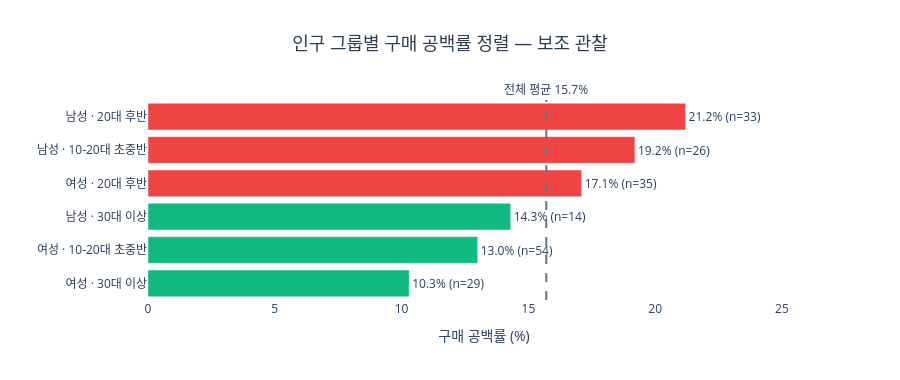

Notebook code cell kept with this figure:
### Code cell
# 6개 인구 그룹 정렬 막대 — 구매 공백률 순위 한눈에
cross_sorted = cross.reset_index().assign(
    group=lambda x: x['gender'] + ' · ' + x['age_3g']
).sort_values('구매 공백률', ascending=True)

OVERALL_GAP = (df['recency_bin'] == '3개월 초과').sum() / df['recency_bin'].notna().sum() * 100

fig = go.Figure()
fig.add_trace(go.Bar(
    x=cross_sorted['구매 공백률'],
    y=cross_sorted['group'],
    orientation='h',
    marker_color=['#EF4444' if v > OVERALL_GAP else '#10B981' for v in cross_sorted['구매 공백률']],
    text=[f'{r:.1f}% (n={int(n)})' for r, n in zip(cross_sorted['구매 공백률'], cross_sorted['n'])],
    textposition='outside'
))
fig.add_vline(x=OVERALL_GAP, line_dash='dash', line_color='#64748B',
              annotation_text=f'전체 평균 {OVERALL_GAP:.1f}%', annotation_position='top')
fig.update_layout(
    title=dict(text='인구 그룹별 구매 공백률 정렬 — 보조 관찰', x=0.5, xanchor='center', font=dict(size=18, color='#2c3e50')),
    xaxis_title='구매 공백률 (%)',
    yaxis_title='',
    xaxis=dict(range=[0, cross_sorted['구매 공백률'].max() * 1.25]),
    plot_bgcolor='white',
    height=380,
    showlegend=False
)
fig.show()

### Figure 1 — Plotly figure (JSON) as saved in the notebook; plotly's stock layout.template omitted (floating-point values rounded to 4 significant figures)
{"data": [{"marker": {"color": ["#10B981", "#10B981", "#10B981", "#EF4444", "#EF4444", "#EF4444"]}, "orientation": "h", "text": ["10.3% (n=29)", "13.0% (n=54)", "14.3% (n=14)", "17.1% (n=35)", "19.2% (n=26)", "21.2% (n=33)"], "textposition": "outside", "type": "bar", "x": [10.3, 13.0, 14.3, 17.1, 19.2, 21.2], "y": ["여성 · 30대 이상", "여성 · 10-20대 초중반", "남성 · 30대 이상", "여성 · 20대 후반", "남성 · 10-20대 초중반", "남성 · 20대 후반"]}], "layout": {"annotations": [{"showarrow": false, "text": "전체 평균 15.7%", "x": 15.71, "xanchor": "center", "xref": "x", "y": 1, "yanchor": "bottom", "yref": "y domain"}], "height": 380, "plot_bgcolor": "white", "shapes": [{"line": {"color": "#64748B", "dash": "dash"}, "type": "line", "x0": 15.71, "x1": 15.71, "xref": "x", "y0": 0, "y1": 1, "yref": "y domain"}], "showlegend": false, "title": {"font": {"color": "#2c3e50", "size": 18}, "text": "인구 그룹별 구매 공백률 정렬 — 보조 관찰", "x": 0.5, "xanchor": "center"}, "xaxis": {"range": [0, 26.5], "title": {"text": "구매 공백률 (%)"}}, "yaxis": {"title": {"text": ""}}}}
